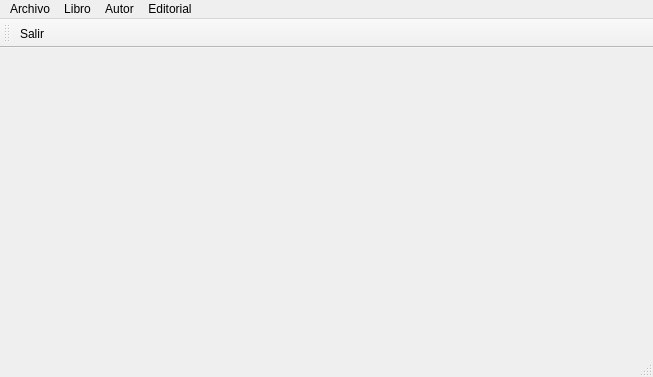
<?xml version="1.0" encoding="UTF-8"?>
<ui version="4.0">
 <class>MainWindow</class>
 <widget class="QMainWindow" name="MainWindow">
  <property name="geometry">
   <rect>
    <x>0</x>
    <y>0</y>
    <width>653</width>
    <height>377</height>
   </rect>
  </property>
  <property name="windowTitle">
   <string>MainWindow</string>
  </property>
  <widget class="QWidget" name="centralwidget"/>
  <widget class="QMenuBar" name="menubar">
   <property name="geometry">
    <rect>
     <x>0</x>
     <y>0</y>
     <width>653</width>
     <height>21</height>
    </rect>
   </property>
   <widget class="QMenu" name="menuArchivo">
    <property name="title">
     <string>Archivo</string>
    </property>
    <addaction name="actionSalir"/>
   </widget>
   <widget class="QMenu" name="menuLibro">
    <property name="title">
     <string>Libro</string>
    </property>
    <addaction name="actionLibroABC"/>
    <addaction name="actionLibroConsulta"/>
   </widget>
   <widget class="QMenu" name="menuAutor">
    <property name="title">
     <string>Autor</string>
    </property>
    <addaction name="actionAutorABC"/>
   </widget>
   <widget class="QMenu" name="menuEditorial">
    <property name="title">
     <string>Editorial</string>
    </property>
    <addaction name="actionEditorialABC"/>
   </widget>
   <addaction name="menuArchivo"/>
   <addaction name="menuLibro"/>
   <addaction name="menuAutor"/>
   <addaction name="menuEditorial"/>
  </widget>
  <widget class="QStatusBar" name="statusbar"/>
  <widget class="QToolBar" name="toolBar">
   <property name="windowTitle">
    <string>toolBar</string>
   </property>
   <attribute name="toolBarArea">
    <enum>TopToolBarArea</enum>
   </attribute>
   <attribute name="toolBarBreak">
    <bool>false</bool>
   </attribute>
   <addaction name="actionSalir"/>
  </widget>
  <action name="actionSalir">
   <property name="text">
    <string>Salir</string>
   </property>
  </action>
  <action name="actionLibroABC">
   <property name="text">
    <string>Alta, baja, Modificacion</string>
   </property>
  </action>
  <action name="actionAutorABC">
   <property name="text">
    <string>Alta, baja, consulta, Modificacion</string>
   </property>
  </action>
  <action name="actionEditorialABC">
   <property name="text">
    <string>Alta, baja, consulta, Modificacion</string>
   </property>
  </action>
  <action name="actionLibroConsulta">
   <property name="text">
    <string>Consulta</string>
   </property>
  </action>
 </widget>
 <resources/>
 <connections/>
</ui>
